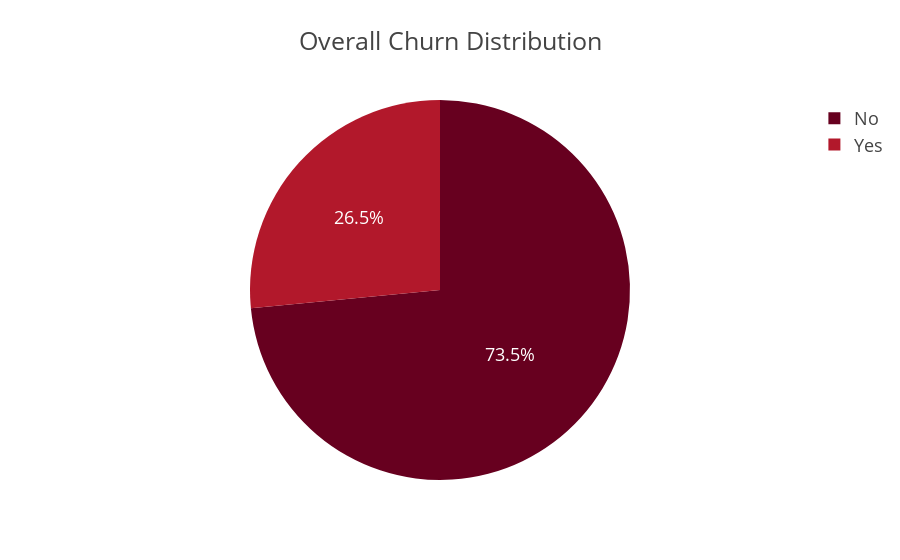

The notebook cell this image was saved under:
### Code cell
fig = px.pie(telecom_df_Churn,
             names='Churn',
             values='total',
             title='Overall Churn Distribution',
             color_discrete_sequence=px.colors.sequential.RdBu)

fig.update_layout(template="presentation",
                  paper_bgcolor="rgba(0,0,0,0)",
                  plot_bgcolor="rgba(0,0,0,0)") 

fig.show()
fig.write_image(os.path.join(results_dir, 'Churn_distribution_pie_chart.jpg'))
fig.write_image(os.path.join(results_dir, 'Churn_distribution_pie_chart.png'))
html_str = fig.to_html()

with open(os.path.join(results_dir, 'Churn_distribution_pie_chart.html'), 'w', encoding='utf-8') as f:
    f.write(html_str)

### Figure 1 — Plotly figure (JSON) as saved in the notebook; plotly's stock layout.template omitted (floating-point values rounded to 4 significant figures)
{"data": [{"domain": {"x": [0, 1], "y": [0, 1]}, "hovertemplate": "Churn=%{label}<br>total=%{value}<extra></extra>", "labels": ["No", "Yes"], "legendgroup": "", "name": "", "showlegend": true, "type": "pie", "values": [5174, 1869]}], "layout": {"legend": {"tracegroupgap": 0}, "paper_bgcolor": "rgba(0,0,0,0)", "piecolorway": ["rgb(103,0,31)", "rgb(178,24,43)", "rgb(214,96,77)", "rgb(244,165,130)", "rgb(253,219,199)", "rgb(247,247,247)", "rgb(209,229,240)", "rgb(146,197,222)", "rgb(67,147,195)", "rgb(33,102,172)", "rgb(5,48,97)"], "plot_bgcolor": "rgba(0,0,0,0)", "title": {"text": "Overall Churn Distribution"}}}
